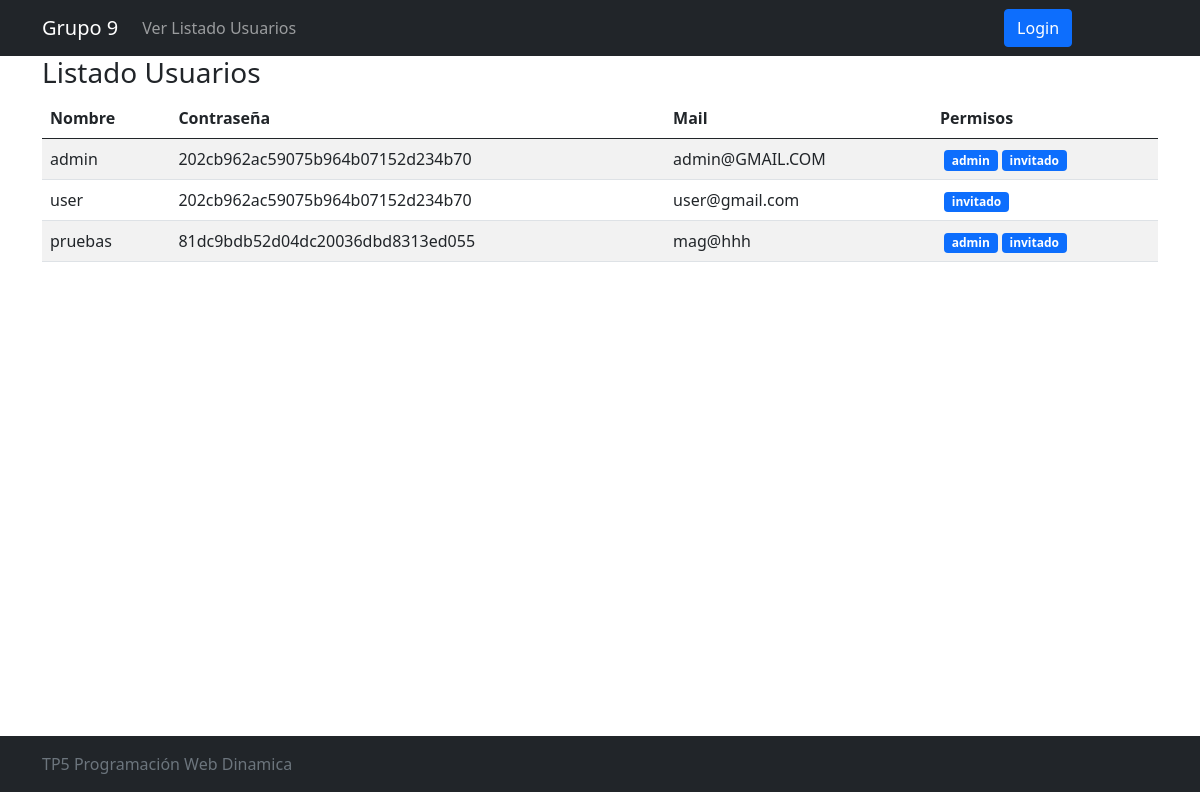
Page /Vista/usuario/listaUsuario.php on the committed database.
### tables this page shows
CREATE TABLE `usuario` (
  `idusuario` bigint(20) NOT NULL,
  `usnombre` varchar(50) DEFAULT NULL,
  `uspass` varchar(200) DEFAULT NULL,
  `usmail` varchar(50) DEFAULT NULL,
  `usdeshabilitado` timestamp NULL DEFAULT NULL
);

CREATE TABLE `rol` (
  `idrol` bigint(20) NOT NULL,
  `rodescripcion` varchar(50) DEFAULT ''
);

### utiles/funciones.php (called while the page is built, shortened)
<?php
spl_autoload_register(
    function ($class_name) {
        $directorys = array(
            $GLOBALS['ROOT'] . 'Modelo/',
            $GLOBALS['ROOT'] . 'Modelo/Conector/',
            $GLOBALS['ROOT'] . 'Control/',
        );
        foreach ($directorys as $directory) {
            if (file_exists($directory . $class_name . '.php')) {
                return;
            }
        }
    }
);

### Modelo/Usuario.php (called while the page is built, shortened)
<?php
class Usuario
{
    private $idusuario;
    private $usnombre;
    private $uspass;
    private $usmail;
    private $usdeshabilitado;
    private $colRoles;
    public function __construct()
    {
        $this->idusuario = "";
        $this->usnombre = "";
        $this->uspass = "";
        $this->usmail = "";
        $this->usdeshabilitado = null;
        $this->colRoles = [];
    }
    public function getIdusuario()
    {
        return $this->idusuario;
    }
    public function setIdusuario($valor)
    {
        $this->idusuario = $valor;
    }
    public function getUsnombre()
    {
        return $this->usnombre;
    }
    public function setUsnombre($valor)
    {
        $this->usnombre = $valor;
    }
    public function getUspass()
    {
        return $this->uspass;
    }
    public function setUspass($valor)
    {
        $this->uspass = $valor;
    }
    public function geetUsmail()
    {
        return $this->usmail;
    }
    public function seetUsmail($valor)
    {
        $this->usmail = $valor;
    }
    public function getDeshabilitado()
    {
        return $this->usdeshabilitado;
    }
    public function setDeshabilitado($valor)
    {
        $this->usdeshabilitado = $valor;
    }
    public function getColRoles()
    {
        $condicionRol['idusuario'] = $this->getIdUsuario();
        $ambUsuarioRol = new AbmUsuarioRol();
        $colRolesUsuario = $ambUsuarioRol->buscar($condicionRol);
        $colRoles = [];
        return $this->colRoles;
    }
    public function setColRoles($colRoles)
    {
        $this->colRoles = $colRoles;
    }
    public static function listar($parametro = "")
    {
        $arreglo = array();
        $base = new BaseDatos();
        $sql = "SELECT * FROM usuario ";
        if ($parametro != "") {
            $sql .= 'WHERE ' . $parametro;
        }
        $resp = $base->Ejecutar($sql);
        if ($resp > -1) {
            if ($resp > 0) {
                while ($row = $base->Registro()) {
                    $obj = new Usuario();
                    $obj->setear($row['idusuario'], $row['usnombre'], $row['uspass'], $row['usmail'], $row['usdeshabilitado']);
                    array_push($arreglo, $obj);
                }
            }
        } else {
            $this->setmensajeoperacion("Tabla->listar: " . $base->getError());
        }
        return $arreglo;
    }
}

### Modelo/Conector/BaseDatos.php (called while the page is built, shortened)
<?php
class BaseDatos extends PDO
{
    private $indice;
    private $resultado;
    public function __construct()
    {
        $this->indice = 0;
    }
    public function setSQL($e)
    {
        return "\n" . $this->sql = $e;
    }
    public function Ejecutar($sql)
    {
        if (stristr($sql, "select")) {
            $resp =  $this->EjecutarSelect($sql);
        }
        return $resp;
    }
    private function EjecutarSelect($sql)
    {
        $cant = -1;
        $resultado = parent::query($sql);
        if (!$resultado) {
            $this->analizarDebug();
        } else {
            $arregloResult = $resultado->fetchAll();
            $cant = count($arregloResult);
        }
        return $cant;
    }
    public function Registro()
    {
        $filaActual = false;
        $indiceActual = $this->getIndice();
        if ($indiceActual >= 0) {
            $filas = $this->getResultado();
            if ($indiceActual < count($filas)) {
                $filaActual =  $filas[$indiceActual];
            } else {
                $this->setIndice(-1);
            }
        }
        return $filaActual;
    }
    private function setIndice($valor)
    {
        $this->indice = $valor;
    }
    private function getIndice()
    {
        return $this->indice;
    }
    private function setResultado($valor)
    {
        $this->resultado = $valor;
    }
    private function getResultado()
    {
        return $this->resultado;
    }
}

### Control/AbmUsuario.php (called while the page is built, shortened)
<?php
class AbmUsuario
{
    public function buscar($param)
    {
        $where = " true ";
        $arreglo = Usuario::listar($where);
        return $arreglo;
    }
}

### Modelo/UsuarioRol.php (called while the page is built, shortened)
<?php
class UsuarioRol
{
    private $idrol;
    public function getIdRol()
    {
        return $this->idrol;
    }
    public function setIdRol($valor)
    {
        $this->idrol = $valor;
    }
    public static function listar($parametro = "")
    {
        $arreglo = array();
        $base = new BaseDatos();
        $sql = "SELECT * FROM usuariorol ";
        if ($parametro != "") {
            $sql .= 'WHERE ' . $parametro;
        }
        $res = $base->Ejecutar($sql);
        if ($res > -1) {
            if ($res > 0) {
                while ($row = $base->Registro()) {
                    $obj = new UsuarioRol();
                    $obj->setear($row['idusuario'], $row['idrol']);
                    array_push($arreglo, $obj);
                }
            }
        } else {
            $this->setmensajeoperacion("Tabla->listar: " . $base->getError());
        }
        return $arreglo;
    }
}

### Control/AbmUsuarioRol.php (called while the page is built, shortened)
<?php
class AbmUsuarioRol
{
    public function buscar($param)
    {
        $where = " true ";
        if ($param <> NULL) {
            if (isset($param['idusuario']))
                $where .= " and idusuario='" . $param['idusuario'] . "'";
        }
        $arreglo = UsuarioRol::listar($where, "");
        return $arreglo;
    }
}

### Modelo/Rol.php (called while the page is built, shortened)
<?php
class Rol
{
    public static function listar($parametro = "")
    {
        $arreglo = array();
        $base = new BaseDatos();
        $sql = "SELECT * FROM rol ";
        if ($parametro != "") {
            $sql .= 'WHERE ' . $parametro;
        }
        $resp = $base->Ejecutar($sql);
        if ($resp > -1) {
            if ($resp > 0) {
                while ($row = $base->Registro()) {
                    $obj = new Rol();
                    $obj->setear($row['idrol'], $row['rodescripcion']);
                    array_push($arreglo, $obj);
                }
            }
        } else {
            $this->setmensajeoperacion("Tabla->listar: " . $base->getError());
        }
        return $arreglo;
    }
}

### Control/AbmRol.php (called while the page is built, shortened)
<?php
class abmRol
{
    public function buscar($param)
    {
        $where = " true ";
        if ($param <> NULL) {
            if (isset($param['idrol']))
                $where .= " and idrol =" . $param['idrol'];
        }
        $arreglo = Rol::listar($where);
        return $arreglo;
    }
}

### Vista/usuario/listaUsuario.php (the view, shortened to what this page needs)
<?php
include_once("../estructura/cabecera.php");
include_once '../estructura/menu.php';
$objUsuario = new AbmUsuario();
$objRol = new AbmRol();
$listaUsuarios = $objUsuario->buscar(null);
?>
<div class="container">
    <h3>Listado Usuarios</h3>
    <table class="table table-striped table-hover">
        <thead>
            <tr>
                <th scope="col">Nombre</th>
                <th scope="col">Contraseña</th>
                <th scope="col">Mail</th>
                <th scope="col">Permisos</th>
            </tr>
        </thead>
        <?php
        if (count($listaUsuarios) > 0) {
            foreach ($listaUsuarios as $objUsuario) {
                if ($objUsuario->getDeshabilitado() == NULL || $objUsuario->getDeshabilitado() == "0000-00-00 00:00:00") {
                    echo '<tr>';
                } else {
                    echo '<tr class="table-danger">';
                }
                echo '<td ">' . $objUsuario->getUsnombre() . '</td>';
                echo '<td ">' . $objUsuario->getUspass() . '</td>';
                echo '<td ">' . $objUsuario->geetUsmail() . '</td>';
                echo ('<td>');
                foreach ($objUsuario->getColRoles() as $rol) {
                    $param['idrol'] = $rol->getidRol();
                    $nombre = $objRol->buscar($param);
                    echo ('<span class="badge bg-primary ms-1">' . $nombre[0]->getRodescripcion()  . '</span>');
                }
                echo ('</td>');
            }
        } else {
            echo '<h4>Aun no hay Usuarios cargados en la base</h4>';
        }
        ?>
    </table>
</div>
<?php
include_once("../estructura/pie.php");
?>

### Vista/estructura/cabecera.php (shortened to what this page needs)
<!DOCTYPE html>
<html lang="en">
<head>
  <link rel="stylesheet" href="https://cdnjs.cloudflare.com/ajax/libs/font-awesome/4.7.0/css/font-awesome.min.css" />
  <link rel="stylesheet" href="../css/bootstrap/bootstrap.min.css" />
  <link rel="stylesheet" href="../css/bootstrap/bootstrapValidator.min.css">
  <link rel="stylesheet" href="../css/estilos.css" />
  <link href="https://cdnjs.cloudflare.com/ajax/libs/select2/4.0.6-rc.0/css/select2.min.css" rel="stylesheet" />
</head>
<body>

### Vista/estructura/menu.php (shortened to what this page needs)
<header>
    <nav class="navbar navbar-expand-xl navbar-dark bg-dark">
        <div class="container">
            <a class="navbar-brand" href="#">Grupo 9</a>
            <div class="collapse navbar-collapse" id="navbarsExample06">
                <ul class="navbar-nav mr-auto">
                    <li class="nav-item active">
                        <a class="nav-link" href="../usuario/listaUsuario.php">Ver Listado Usuarios</a>
                    </li>
                </ul>
                <div class="d-flex justify-content-end w-75">
                    <?php if (!isset($_SESSION['activa'])) { ?>
                        <a class=" btn btn-primary" href="../Login/login.php">Login</a>
                    <?php } else { ?>
                        <a class="nav-link disabled" href="#"><?= $_SESSION['usnombre'] ?> </a>
                        <a class=" btn btn-danger" href="../accion/accionLogout.php">Cerrar</a>
                    <?php } ?>
                </div>
            </div>
        </div>
    </nav>
</header>
<div style="height: 85vh;">
    <div class="w-100 h-100 d-inline-block">

### Vista/estructura/pie.php (shortened to what this page needs)
</div>
</div>
<footer class="footer mt-auto py-3 bg-dark" style="bottom: 0;">
   <div class="container">
      <span class="text-muted">TP5 Programación Web Dinamica</span>
   </div>
</footer>
</body>
</html>

### Vista/css/estilos.css (style rules this page uses)
* { box-sizing: border-box; -webkit-box-sizing: border-box; -moz-box-sizing: border-box; }

### rows in the picture
usuario: usnombre "admin", uspass "202cb962ac59075b964b07152d234b70", usmail "admin@GMAIL.COM"
rol: rodescripcion "admin"
rol: rodescripcion "invitado"
usuario: usnombre "user", uspass "202cb962ac59075b964b07152d234b70", usmail "user@gmail.com"
usuario: usnombre "pruebas", uspass "81dc9bdb52d04dc20036dbd8313ed055", usmail "mag@hhh"
